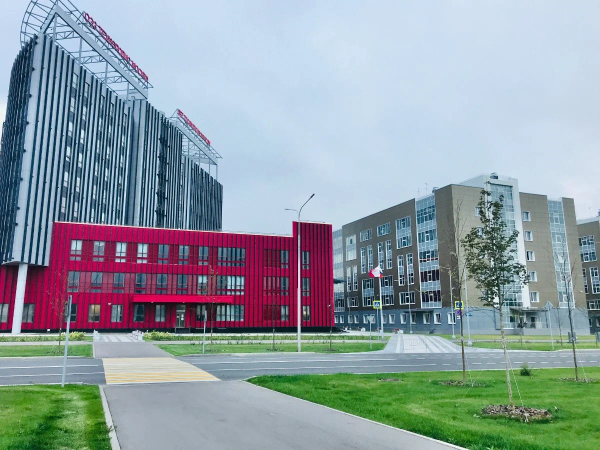
#> input picture day1/test_image.png, 1200 x 900 px (shown at 1/2 size)
$ jupyter execute playing_with_kernels.ipynb   (shell and % lines are left out)
#> lines starting #> are read from the running program, lines starting #| are printed output that depends on the picture
# Упражнения с фильтрами

## Установка пакета

Для работы с изображениями удобно использовать библиотеку OpenCV. Она доступна как на Python, так и на C++.
Установка opencv-python в pip выполняется командой `pip install opencv-python`.

# Импорт библиотек

[cell 1]
import cv2
import numpy as np
from matplotlib import pyplot as plt

## Загрузка изображения

[cell 2]
# image = cv2.imread('test_image.png',cv2.IMREAD_GRAYSCALE)
image = cv2.imread('test_image.png',cv2.IMREAD_COLOR)
#> image is the input picture: shape (900, 1200, 3); mean B, G, R 163.1, 157.1, 144

# Вывод изображения

[cell 3]
plt.imshow(image)

Matplotlib отображает картинку в формате RGB, OpenCV хранит картинку в формате BGR. Исправим это.

[cell 4]
RGB_image = cv2.cvtColor(image, cv2.COLOR_BGR2RGB)
# RGB_image = image[:,:,::-1]

plt.imshow(RGB_image)

# Выполним конвертацию изображения в оттенки серого

[cell 5]
GR_image = cv2.cvtColor(image, cv2.COLOR_BGR2GRAY)
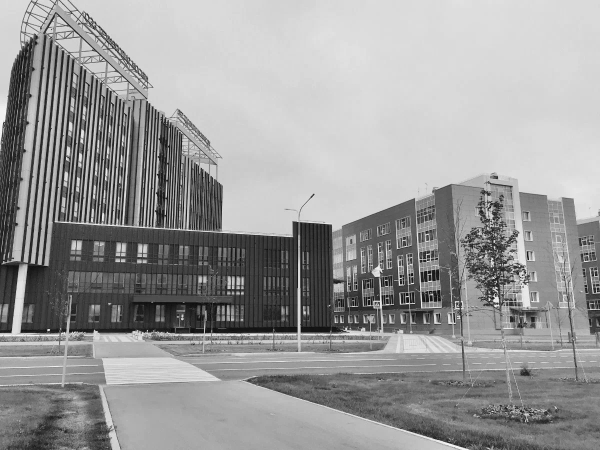
#> GR_image: shape (900, 1200) (shown at 1/2 size); min 1, max 254, mean 153.9

image_to_show = cv2.cvtColor(GR_image, cv2.COLOR_BGR2RGB)
plt.imshow(image_to_show)

# Попробуем сами реализовать функцию конвертации rgb to grayscale

[cell 6]
def to_gray_naive(img: np.ndarray, format: str):
    if format.lower() == 'bgr':
        b, g, r = img[..., 0], img[..., 1], img[..., 2]
        return ((r + g + b)/3).astype('uint8')
    elif format.lower() == 'rgb':
        r, g, b = img[..., 0], img[..., 1], img[..., 2]
        return ((r + g + b)/3).astype('uint8')
    else:
        raise Exception('Unsupported value in parameter \'format\'')

[cell 7]
def to_gray(img: np.ndarray, format: str):
    '''
    Algorithm:
    >>> 0.2989 * R + 0.5870 * G + 0.1140 * B
    - Returns a gray image
    '''

    r_coef = 0.2989
    g_coef = 0.5870
    b_coef = 0.1140

    if format.lower() == 'bgr':
        b, g, r = img[..., 0], img[..., 1], img[..., 2]
        return (r_coef * r + g_coef * g + b_coef * b).astype('uint8')
    elif format.lower() == 'rgb':
        r, g, b = img[..., 0], img[..., 1], img[..., 2]
        return (r_coef * r + g_coef * g + b_coef * b).astype('uint8')
    else:
        raise Exception('Unsupported value in parameter \'format\'')

[cell 8]
type(image)

[cell 9]
image.shape
#> Out = (900, 1200, 3)

[cell 10]
GR_image_custom = to_gray_naive(image, 'bgr')
#> in to_gray_naive, `b, g, r = img[..., 0], img[..., 1], img[..., 2]`:
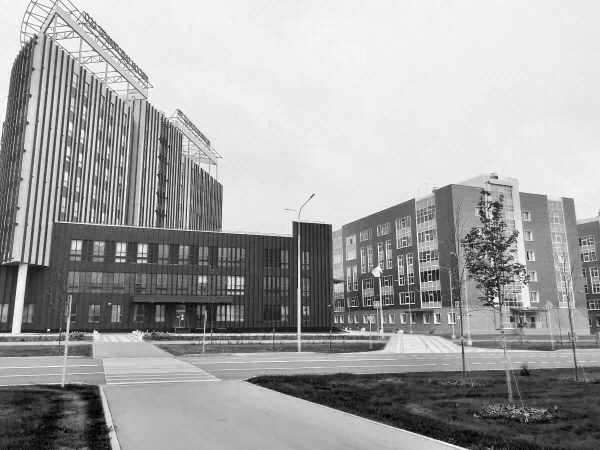
#> b: shape (900, 1200) (shown at 1/2 size); min 0, max 255, mean 163.1
#> in to_gray_naive, `b, g, r = img[..., 0], img[..., 1], img[..., 2]`:
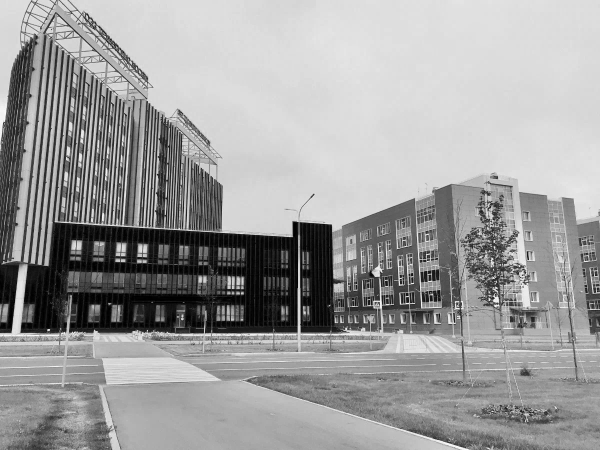
#> g: shape (900, 1200) (shown at 1/2 size); min 0, max 255, mean 157.1
#> in to_gray_naive, `b, g, r = img[..., 0], img[..., 1], img[..., 2]`:
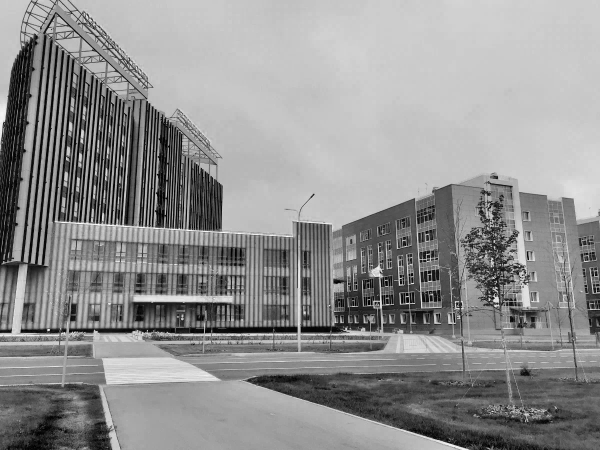
#> r: shape (900, 1200) (shown at 1/2 size); min 0, max 255, mean 144
#> in to_gray_naive, `return ((r + g + b)/3).astype('uint8')`:
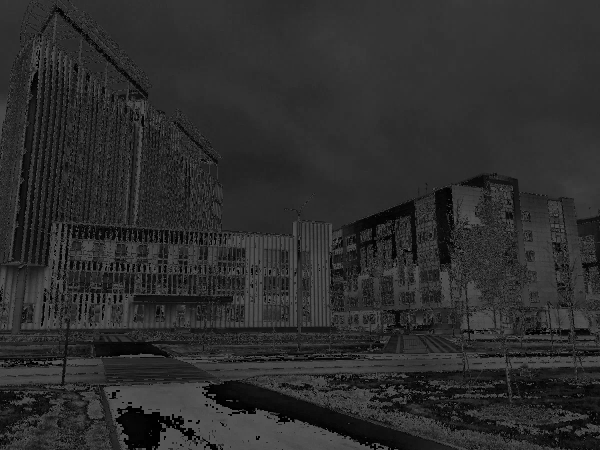
#> returned value: shape (900, 1200) (shown at 1/2 size); min 0, max 85, mean 44.5

image_to_show = cv2.cvtColor(GR_image_custom, cv2.COLOR_BGR2RGB)
plt.imshow(image_to_show)

[cell 11]
GR_image_custom = to_gray(image, 'bgr')

image_to_show = cv2.cvtColor(GR_image_custom, cv2.COLOR_BGR2RGB)
plt.imshow(image_to_show)

[cell 12]
GR_image_custom = GR_image_custom.astype('uint8')
GR_image_custom

# Зададим фильтры и выполним свертку

[cell 13]
kernel = np.array([[1,0,-1],[2,0,-2],[1,0,-1]])
filtered_image_vert = cv2.filter2D(GR_image_custom, -1, kernel)
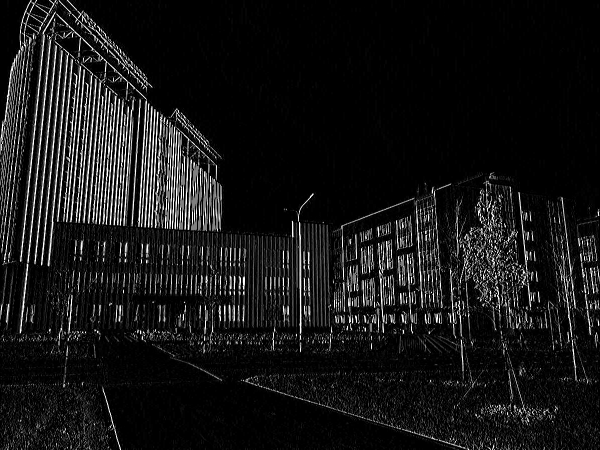
#> filtered_image_vert: shape (900, 1200) (shown at 1/2 size); min 0, max 255, mean 22.5

image_to_show = cv2.cvtColor(filtered_image_vert, cv2.COLOR_BGR2RGB)
plt.imshow(image_to_show)

[cell 14]
kernel = np.array([[-1,-2,-1],[0,0,0],[1,2,1]])
filtered_image_hor = cv2.filter2D(GR_image_custom, -1, kernel)
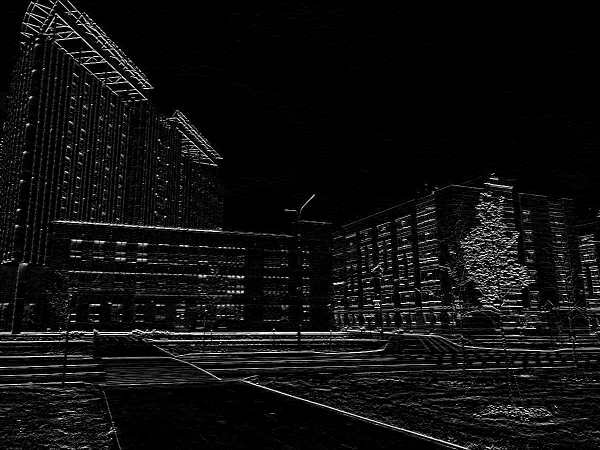
#> filtered_image_hor: shape (900, 1200) (shown at 1/2 size); min 0, max 255, mean 15.5

image_to_show = cv2.cvtColor(filtered_image_hor, cv2.COLOR_BGR2RGB)
plt.imshow(image_to_show)

[cell 15]
filtered_image_sum = (filtered_image_vert+filtered_image_hor)
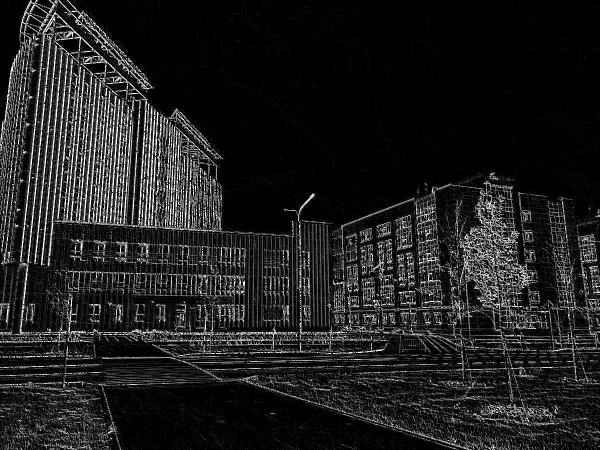
#> filtered_image_sum: shape (900, 1200) (shown at 1/2 size); min 0, max 255, mean 31.5

image_to_show = cv2.cvtColor(filtered_image_sum, cv2.COLOR_BGR2RGB)
plt.imshow(image_to_show)

# Поиск части изображения

[cell 16]
part = GR_image_custom[400:600,900:1100]
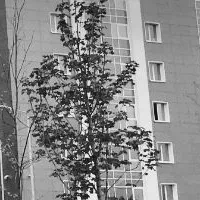
#> part: shape (200, 200); min 6, max 251, mean 134.7

image_to_show = cv2.cvtColor(part, cv2.COLOR_BGR2RGB)
#> image_to_show: shape (200, 200, 3)
plt.imshow(image_to_show)

[cell 17]
kernel = part.astype(float)-255/2
GR_image_float = GR_image_custom.astype(float)-255/2

filtered_image_tree = cv2.filter2D(GR_image_float, -1, kernel)
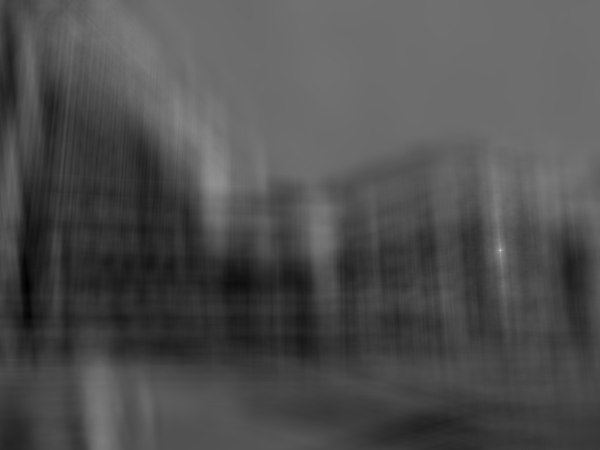
#> filtered_image_tree: shape (900, 1200) float64 (shown at 1/2 size); min -34377295.5, max 105685716, mean 9036150.2; drawn with min black and max white

[cell 18]
center = np.unravel_index(np.argmax(filtered_image_tree, axis=None), filtered_image_tree.shape)
#> center = (500, 1000)
center
#> Out = (500, 1000)

[cell 19]
kernel_w = kernel.shape[0]
#> kernel_w = 200
kernel_h = kernel.shape[1]
#> kernel_h = 200

x1 = (center[1] - kernel_w/2).astype(int)
#> x1 = 900
y1 = (center[0] - kernel_h/2).astype(int)
#> y1 = 400

x2 = (center[1] + kernel_w/2).astype(int)
#> x2 = 1100
y2 = (center[0] + kernel_h/2).astype(int)
#> y2 = 600

print((x1,y1), (x2,y2))
#| (900, 400) (1100, 600)

image_with_rectangle = cv2.rectangle(GR_image, (x1,y1), (x2,y2), (0, 0, 0), 10)

image_to_show = cv2.cvtColor(image_with_rectangle, cv2.COLOR_BGR2RGB)
#> image_to_show: shape (900, 1200, 3)
plt.imshow(image_to_show)
